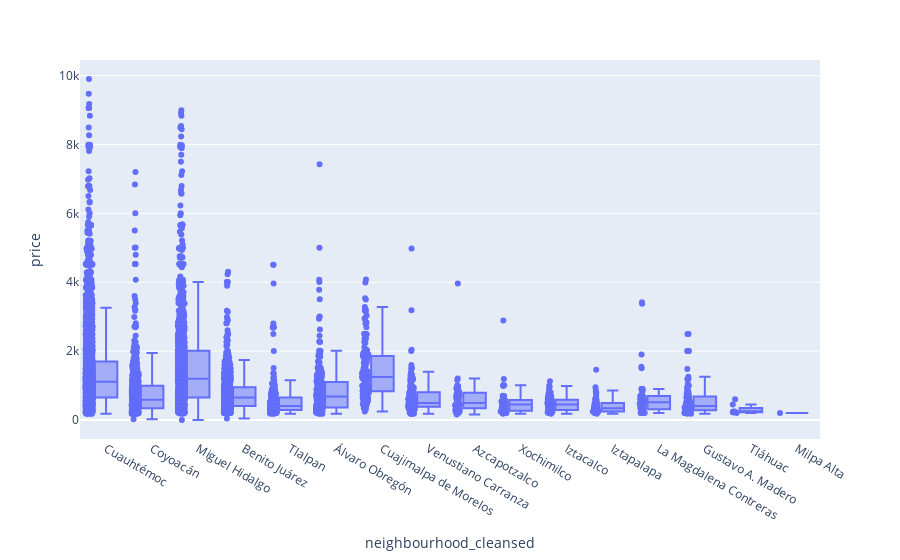

Source (notebook cell):
### Markdown cell above
Question 3. Is there a relantionship between super hosts and price in the neighbourhoods?

### Code cell
# Filter data to only take info from superhosts and prices below $10,000
filtered_data = data.loc[(data.host_is_superhost == 't') & (data.price <= 10000)]
# Box plot
fig = px.box(filtered_data, 'neighbourhood_cleansed', 'price', points = 'all')
fig.show()

### Figure 1 — Plotly figure (JSON) as saved in the notebook; plotly's stock layout.template omitted (floating-point values rounded to 4 significant figures; data arrays with more than 128 entries replaced by an {"elided": "..."} marker saying what was removed)
{"data": [{"alignmentgroup": "True", "boxpoints": "all", "hovertemplate": "neighbourhood_cleansed=%{x}<br>price=%{y}<extra></extra>", "legendgroup": "", "marker": {"color": "#636efa"}, "name": "", "notched": false, "offsetgroup": "", "orientation": "v", "showlegend": false, "type": "box", "x": {"elided": "7422 str values"}, "x0": " ", "xaxis": "x", "y": {"elided": "7422 int values"}, "y0": " ", "yaxis": "y"}], "layout": {"boxmode": "group", "legend": {"tracegroupgap": 0}, "margin": {"t": 60}, "xaxis": {"anchor": "y", "domain": [0, 1], "title": {"text": "neighbourhood_cleansed"}}, "yaxis": {"anchor": "x", "domain": [0, 1], "title": {"text": "price"}}}}
